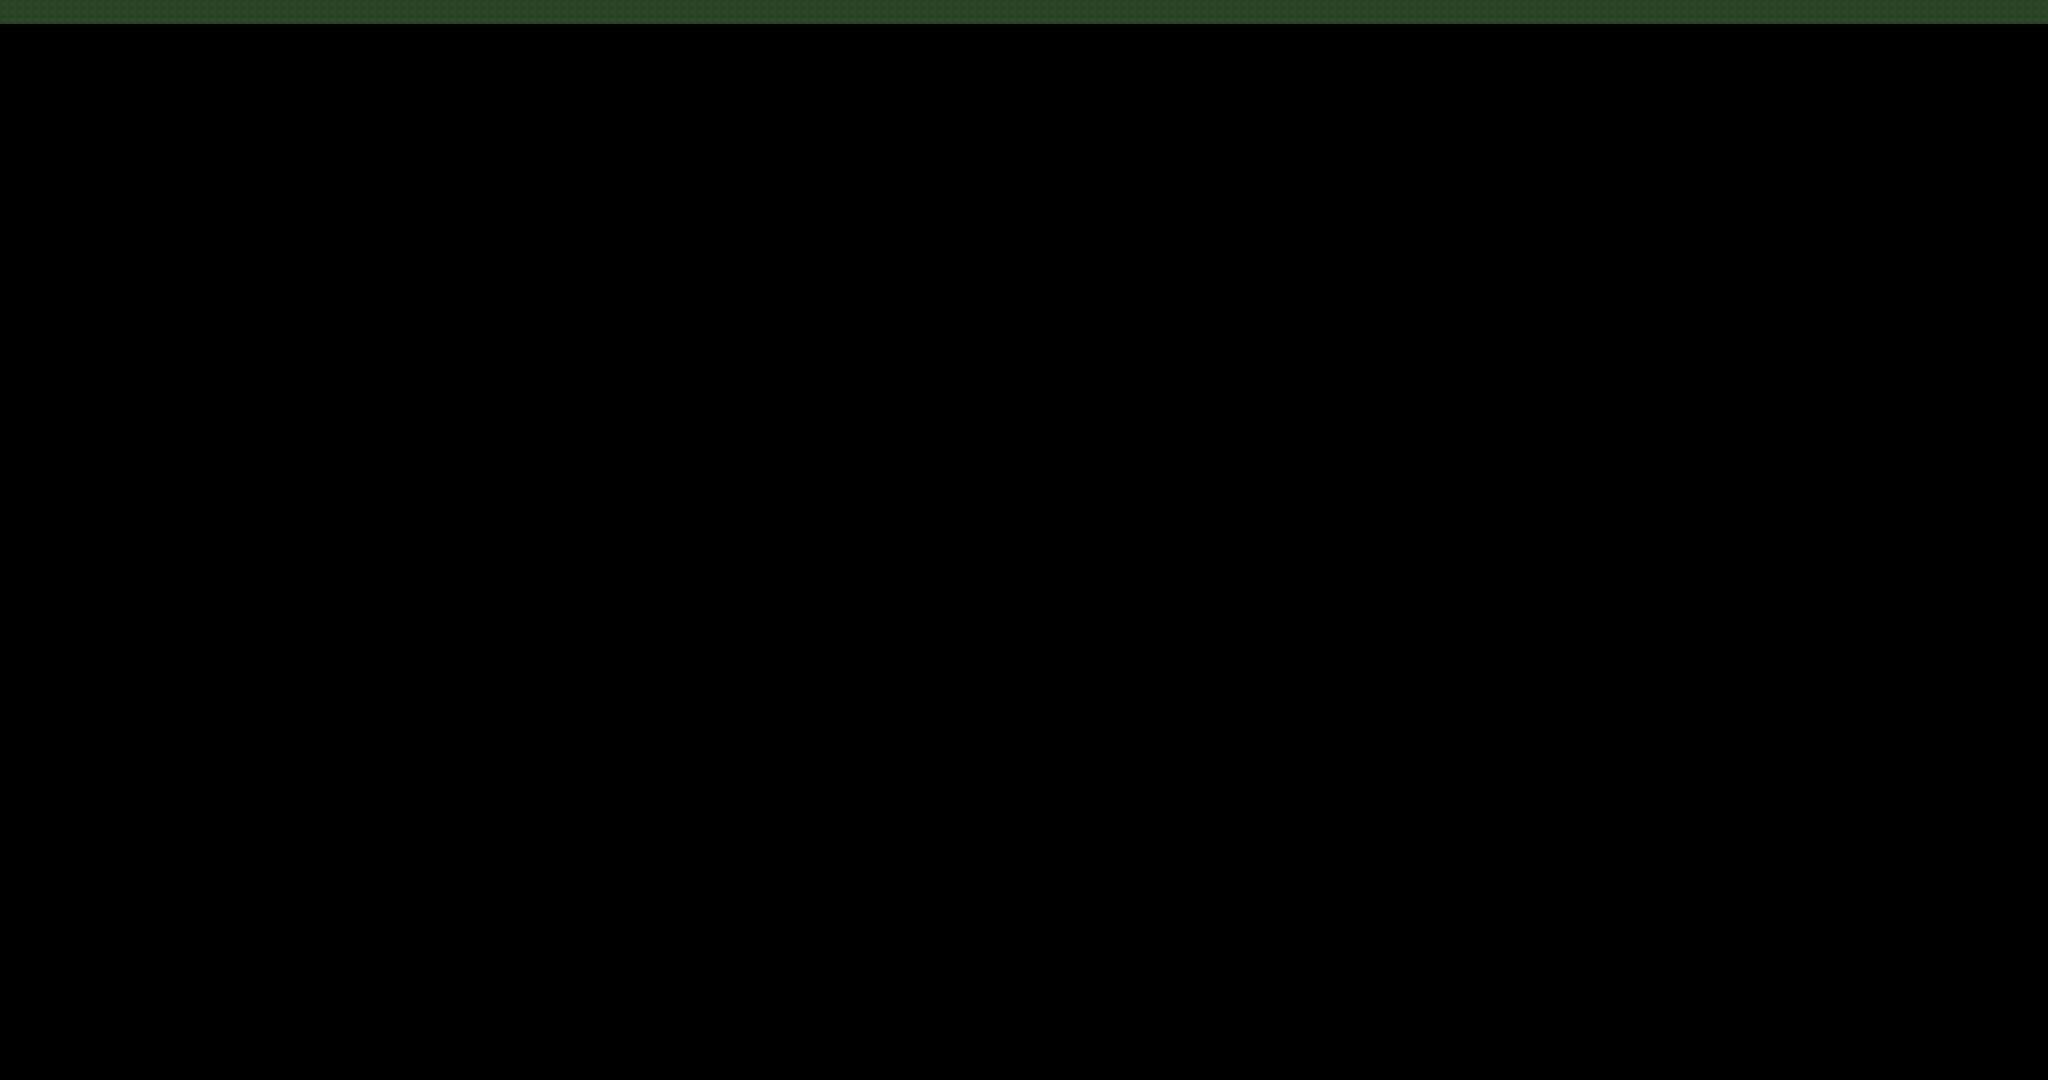

Tiled map render using the project's own tile images. Description and the map definition, with tile-layer contents summarised, below:
An orthogonal 256x135 tile map with 16x16 px tiles, 2 tile layers (ground, collision).

<map version="1.10" tiledversion="1.10.2" orientation="orthogonal" renderorder="right-down" width="256" height="135" tilewidth="16" tileheight="16" infinite="0" nextlayerid="3" nextobjectid="1">
 <tileset firstgid="1" name="hunt-monte-myoboku" tilewidth="16" tileheight="16" tilecount="1" columns="1">
  <image source="hunt-monte-myoboku.png" width="4096" height="2160" />
 </tileset>
 <layer id="1" name="ground" width="256" height="135">
  <data>[34560 cells, 0 non-empty, 0 distinct tile ids]</data>
 </layer>
 <layer id="2" name="collision" width="256" height="135">
  <data>[34560 cells, 768 non-empty, 1 distinct tile ids]</data>
 </layer>
</map>
